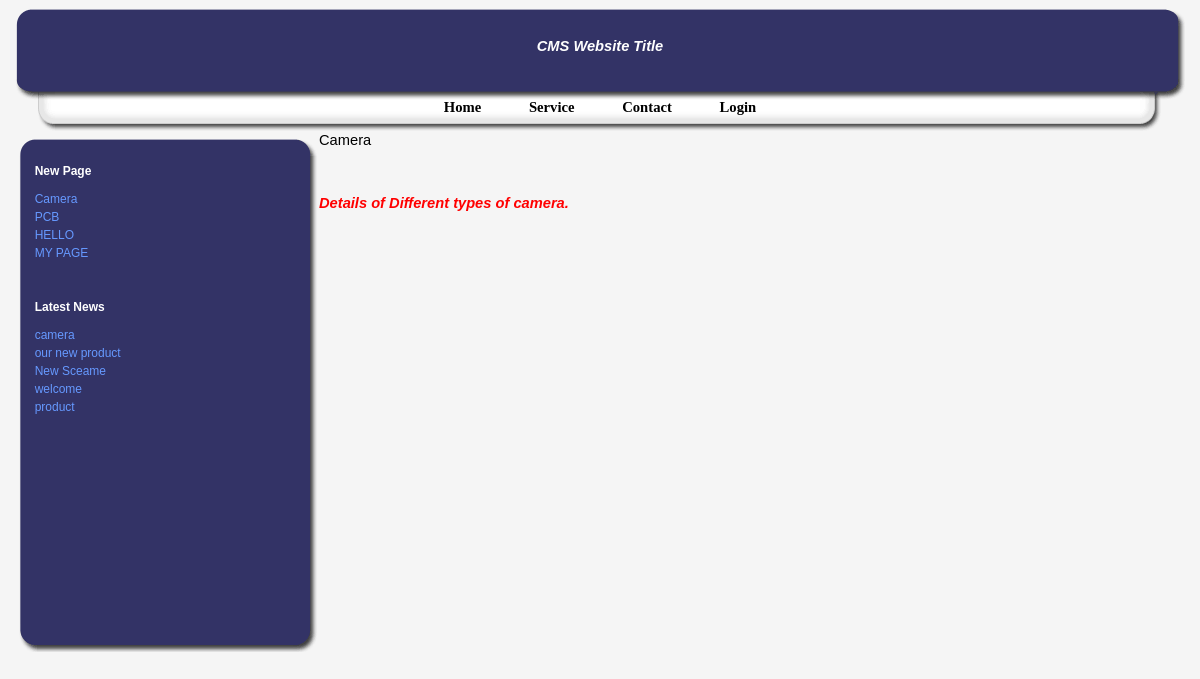
Page /cms3/navigation.php?name=Camera on the committed database.
### tables this page shows
CREATE TABLE IF NOT EXISTS `conf` (
  `lab_id` int(3) NOT NULL AUTO_INCREMENT,
  `lab_name` varchar(500) NOT NULL,
  `lab_value` varchar(500) NOT NULL,
  PRIMARY KEY (`lab_id`)
);

CREATE TABLE IF NOT EXISTS `newpage` (
  `page_id` int(11) NOT NULL AUTO_INCREMENT,
  `page_title` varchar(50) NOT NULL,
  `page_des` varchar(500) NOT NULL,
  PRIMARY KEY (`page_id`)
);

CREATE TABLE IF NOT EXISTS `news` (
  `id` int(11) NOT NULL AUTO_INCREMENT,
  `news` varchar(100) NOT NULL,
  `newsdata` varchar(500) NOT NULL,
  `newsdate` varchar(50) NOT NULL,
  PRIMARY KEY (`id`)
);

### cms3/navigation.php (the view, shortened to what this page needs)
<!DOCTYPE html PUBLIC "-//W3C//DTD XHTML 1.0 Transitional//EN"
           "http://www.w3.org/TR/xhtml1/DTD/xhtml1-transitional.dtd">
<html>
<head>
    <link rel="stylesheet" type="text/css" href="./style.css" />
</head>
<body>
<div id="banner_lc">
<div id="banner_rc">
<div id="banner_tc">
<div id="banner_bc">
<div id="banner_bl">
<div id="banner_br">
<div id="banner_tl">
<div id="banner_tr">
<div id="banner">
     <br>
 <?php
					$query1="select *from conf where lab_id=3";
					$result1=mysql_query($query1);
					$row1=mysql_fetch_array($result1);
					echo $row1[2];
				?>
</div>
 <div id="top_nav">
    <a href="home.php">Home</a>
    <a href="service.php">Service</a>
    <a href="contact.php">Contact</a>
     <a href="login.php">Login</a>
      </div>
</div></div></div></div></div></div></div></div>
 <div class="left_sidebar_container">
		<div class="sidebar_lc">
		<div class="sidebar_rc">
		<div class="sidebar_tc">
		<div class="sidebar_bc">
		<div class="sidebar_bl">
		<div class="sidebar_br">
		<div class="sidebar_tl">
		<div class="sidebar_tr">
		<div id="LeftSideBar">
		<div class="SideBarItem">
		<div class="SideBarTitle">New Page</div>
<?php
											$query="select * from newpage";
											$result=mysql_query($query);
											while($row=mysql_fetch_array($result))
											{
												$a=$row['page_title'];
											?>
											<a href="navigation.php?name=<?php echo $a ?>"> <?php echo $a ?></a><br>
										<?php
											}
											?>
</div>
 <div class="SideBarItem">
	<div class="SideBarTitle">Latest News</div>
	<div class="SideBarItem">
	<?php
	$query="select * from news order by newsdate desc";
    $result=mysql_query($query);
	while($row=mysql_fetch_array($result))
	{
	$newsid=$row[0];
	$news=$row[1];
	?>
	<a href="latestnews.php?newsid=<?php echo $newsid ?>"> <?php echo $news ?></a><br>
	<?php
	}
?>
		<br><br><br><br><br><br><br><br>
		</div>
		 </div>
		</div>
		</div></div></div></div></div></div></div></div></div></div>
   <?php
  $filename=$_GET['name'];
  echo $filename ?> <br><br><br>
<?php
							$service=mysql_query("select * from newpage where page_title='$filename'");
							while($row=mysql_fetch_array($service))
							{
							echo $row['page_des'];
							}
							?>
</body>
</html>

### cms3/style.css (style rules this page uses)
body { padding:.5em 1em; margin:0px; font-family: Arial, sans-serif; font-size:11pt; background-color:#f5f5f5; }
#banner_tc { background-image:url("./img/htc.gif"); background-position:top center; background-repeat:repeat-x; }
#banner_rc { background-image:url("./img/hrc.gif"); background-position:right; background-repeat:repeat-y; }
#banner_lc { background-image:url("./img/hlc.gif"); background-position:left; background-repeat:repeat-y; padding:0px 0px 0px 0px; margin:0px; background-color:#333366; }
#banner_bc { background-image:url("./img/hbc.gif"); background-position:bottom center; background-repeat:repeat-x; }
#banner_tl { background-image:url("./img/htl.gif"); background-position:top left; background-repeat:no-repeat; }
#banner_tr { background-image:url("./img/htr.gif"); background-position:top right; background-repeat:no-repeat; text-align:center; }
#banner_bl { background-image:url("./img/hbl.gif"); background-position:bottom left; background-repeat:no-repeat; }
#banner_br { background-image:url("./img/hbr.gif"); background-position:bottom right; background-repeat:no-repeat; }
#top_nav { position:relative; bottom:1.25em; left:0em; height:1em; text-align:center;color:#000; font-family:georgia,serif ; }
#top_nav a,#top_nav a:visited,#top_nav a:hover { color:#000 !important; padding:0px 1.5em;font-weight:bold; }
.sidebar_tc { background-image:url("./img/sidebar_tc.gif"); background-position:top center; background-repeat:repeat-x; }
.sidebar_rc { background-image:url("./img/sidebar_rc.gif"); background-position:right; background-repeat:repeat-y; }
.sidebar_lc { background-image:url("./img/sidebar_lc.gif"); background-position:left; background-repeat:repeat-y; background-color:#333366; }
.sidebar_bc { background-image:url("./img/sidebar_bc.gif"); background-position:bottom center; background-repeat:repeat-x; }
.sidebar_tl { background-image:url("./img/sidebar_tl.gif"); background-position:top left; background-repeat:no-repeat; }
.sidebar_tr { background-image:url("./img/sidebar_tr.gif"); background-position:top right; background-repeat:no-repeat; padding:20px; }
.sidebar_bl { background-image:url("./img/sidebar_bl.gif"); background-position:bottom left; background-repeat:no-repeat; }
.sidebar_br { background-image:url("./img/sidebar_br.gif"); background-position:bottom right; background-repeat:no-repeat; }
.left_sidebar_container { float:left; width:26%; }
#RightSideBar,#LeftSideBar { padding:0px; }
#banner { background-color: inherit; color:#ffffff; height:7.5em; }
a { background-color:transparent; }
a:link, a:visited, a:active { color: #6699ff; background-color:inherit; text-decoration: none; }
div.SideBarItem { padding-bottom: 12px; margin-bottom: 2em; font-size: 12px; font-weight:normal;line-height:150%; color:#fff; }
.SideBarTitle { font-family: arial, sans-serif; color: #FFFFFF; background-color:inherit; font-size: 1em; font-weight:bold; text-align:left; margin:10px 0px; }

### rows in the picture
conf: lab_value "CMS Website Title"
newpage: page_title "Camera", page_des "Details of Different types of camera."
newpage: page_title "PCB"
newpage: page_title "HELLO"
newpage: page_title "MY PAGE"
news: news "camera"
news: news "our new product"
news: news "New Sceame"
news: news "welcome"
news: news "product"

### other values in the picture
$filename "Camera"
